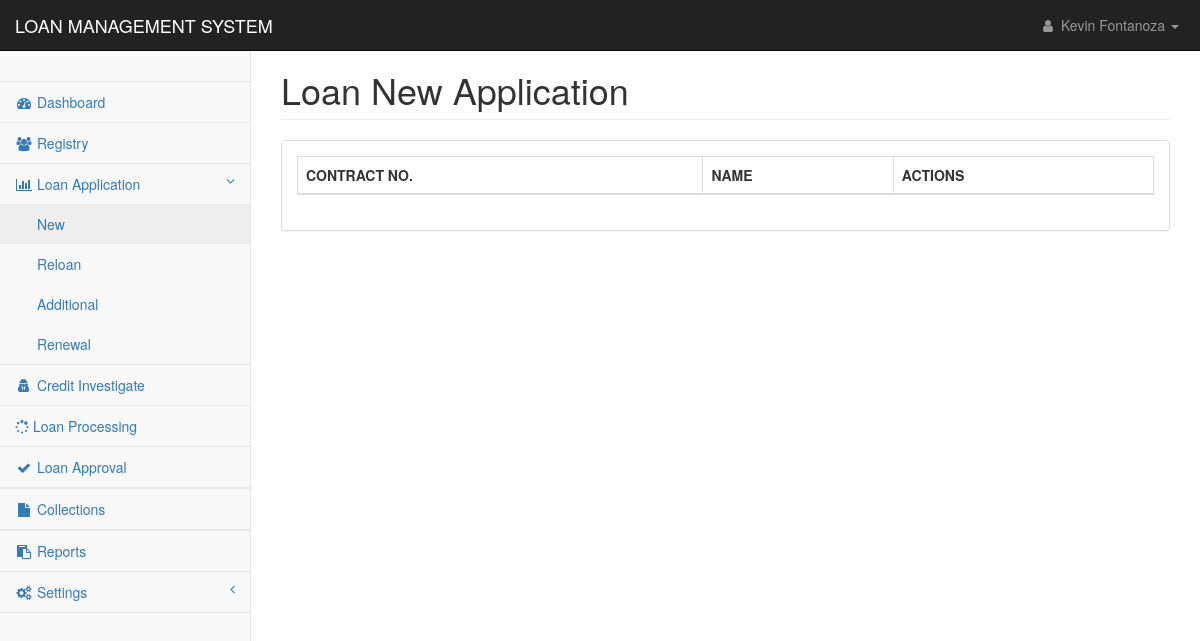
/pages/loan_application_new.php (signed in), run on an earlier commit of the app's database.
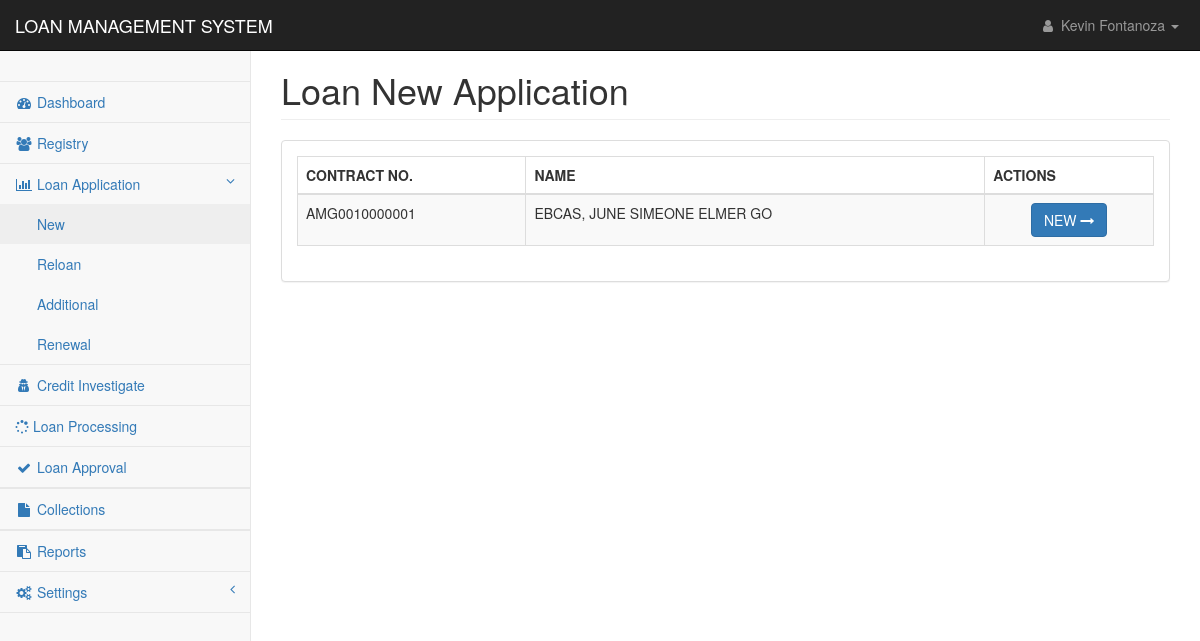
And on a later commit of the database.
### tables this page shows
CREATE TABLE `applicants_personal` (
  `applicant_id` int(11) NOT NULL,
  `applicant_code` text NOT NULL,
  `firstname` text NOT NULL,
  `middlename` text NOT NULL,
  `lastname` text NOT NULL,
  `suffix` text NOT NULL,
  `nickname` text NOT NULL,
  `age` text NOT NULL,
  `gender` text NOT NULL,
  `contact1` text NOT NULL,
  `mstatus` text NOT NULL,
  `dob1` date NOT NULL,
  `pob1` text NOT NULL,
  `block1` text NOT NULL,
  `street1` text NOT NULL,
  `phase1` text NOT NULL,
  `brgy1` text NOT NULL,
  `city1` text NOT NULL,
  `province1` text NOT NULL,
  `map_url` text NOT NULL,
  `residence1` text NOT NULL,
  `lwith1` text NOT NULL,
  `block2` text NOT NULL,
  `street2` text NOT NULL,
  `phase2` text NOT NULL,
  `brgy2` text NOT NULL,
  `city2` text NOT NULL,
  `province2` text NOT NULL,
  `residence2` text NOT NULL,
  `lwith2` text NOT NULL,
  `mothername` text NOT NULL,
  `mothercon` text NOT NULL,
  `fathername` text NOT NULL,
  `fathercon` text NOT NULL,
  `file` text NOT NULL,
  `date_encoded` date NOT NULL
);

### pages/mvc/controller/class-autoload.cont.php (called while the page is built, shortened)
<?php
function myAutoLoader($className){
    $url = $_SERVER['HTTP_HOST'].$_SERVER['REQUEST_URI'];
    if(strpos($url, 'controller') !== false){
        $path = "../model/";
    }else{
        $path = "mvc/model/";
    }
    $extension = ".mod.php";
    $fullPath = $path . $className . $extension;
}

### pages/mvc/model/dbcon.mod.php (called while the page is built)
<?php
Class DbCon {
	Private $host = "localhost";
	Private $user = "root";
	Private $pwd = "";
	Private $dbName = "amigo";
	Protected function connect(){
		$dsn = 'mysql:host=' . $this->host . ';dbname=' . $this->dbName;
		$pdo = new PDO($dsn, $this->user, $this->pwd);
		$pdo->setAttribute(PDO::ATTR_DEFAULT_FETCH_MODE, PDO::FETCH_ASSOC);
		return $pdo;
    }
}

### pages/mvc/model/loan.mod.php (called while the page is built, shortened)
<?php
class Loan extends DbCon {
    private $clientID;
    public $incomeEarning;
    public function __construct(String $id){
        $sql = "SELECT e_status, other_source, monthly_salary, loan FROM applicants_work WHERE applicant_code= ?";
        $stmt = $this->connect()->prepare($sql);
        $stmt->execute([$id]);
        $result = $stmt->fetch();
        $this->clientID = $id;
        $this->incomeSourceFlag = $result['other_source']??null;
        if($this->incomeSourceFlag > 0 ){
            $this->incomeEarning = 'Multiple';
        }else{
            $this->incomeEarning = 'Single';
        }
        ($this->incomeEarning == 'Single') ?  $this->clientSukli = $this->sukli('single') : $this->clientSukli = $this->sukli('multiple');
        $this->tempExp = $result['loan']??null;
        $this->tempExp = explode('-', $this->tempExp);
        $this->getBorrowingCount();
        $this->getBorrowingCount();
        $this->getBorrowingSum();
        $this->getSukli();
        $this->getBorrowCount();
        $this->getRenewalBasesInfo();
    }
    public function getSukli(){
        $sql = "SELECT SUM(monthly_amortization) FROM loan_applications WHERE paid=0 AND client_id=?";
        $stmt = $this->connect()->prepare($sql);
        $stmt->execute([$this->clientID]);
        $result = $stmt->fetchColumn();
    }
    public function getBorrowingCount(){
        $sql = "SELECT COUNT(client_id) FROM loan_applications WHERE paid=1 AND client_id=?";
        $stmt = $this->connect()->prepare($sql);
        $stmt->execute([$this->clientID]);
        $result = $stmt->fetchColumn();
    }
    public function getBorrowCount(){
        $sql = "SELECT COUNT(client_id) FROM loan_applications WHERE client_id=?";
        $stmt = $this->connect()->prepare($sql);
        $stmt->execute([$this->clientID]);
        $result = $stmt->fetchColumn();
    }
    public function getBorrowingSum(){
        $sql = "SELECT SUM(monthly_amortization) FROM loan_applications WHERE paid=0 AND client_id=?";
        $stmt = $this->connect()->prepare($sql);
        $stmt->execute([$this->clientID]);
        $result = $stmt->fetchColumn();
    }
    public function sukli($sukli){
        $sql = "SELECT sukli_amount FROM sukli WHERE sukli_name = ?";
        $stmt = $this->connect()->prepare($sql);
        $stmt->execute([$sukli]);
        $result = $stmt->fetchColumn();
        return $result;
    }
    public function getRenewalBasesInfo(){
        $sql = "SELECT contract_no, loan_amount FROM loan_applications WHERE paid=0 AND client_id = ?";
        $stmt = $this->connect()->prepare($sql);
        $stmt->execute([$this->clientID]);
        $result = $stmt->fetch();
    }
    public function getOutstandingBalance(){
        $sql = "SELECT SUM(amount) FROM payments WHERE contract_no = ?";
    }
}

### pages/loan_application_new.php (the view, shortened to what the changed rows need)
<?php
include('../config/conn.php');
include 'mvc/controller/class-autoload.cont.php';
?>
<!DOCTYPE html>
<html lang="en">
<head>
    <link href="../css/bootstrap.min.css" rel="stylesheet">
    <link href="../css/metisMenu.min.css" rel="stylesheet">
    <link href="../css/dataTables/dataTables.bootstrap.css" rel="stylesheet">
    <link href="../css/dataTables/dataTables.responsive.css" rel="stylesheet">
    <link href="../css/startmin.css" rel="stylesheet">
    <link href="../css/font-awesome.min.css" rel="stylesheet" type="text/css">
</head>
<body>
    <div id="wrapper">
        <?php include('nav.php');?>
        <div id="page-wrapper">
            <div class="container-fluid">
                <div class="row">
                    <div class="col-lg-12">
                        <h1 class="page-header">Loan New Application</h1>
                    </div>
                </div>
                <div class="row">
                    <div class="col-lg-12">
                        <div class="panel panel-default">
                            <div class="panel-body">
                                <div class="table-responsive">
                                    <table class="table table-striped table-bordered table-hover"
                                        id="dataTables-example">
                                        <thead>
                                            <tr>
                                                <th>CONTRACT NO.</th>
                                                <th>NAME</th>
                                                <th>ACTIONS</th>
                                            </tr>
                                        </thead>
                                        <tbody>
                                            <?php
                                                $sql = "SELECT * FROM applicants_personal ORDER BY lastname ASC";
                                                $res = mysqli_query($con,$sql);
                                                    if(mysqli_num_rows($res) > 0){
                                                        while($row = mysqli_fetch_assoc($res)) {
                                                        $name = $row['lastname'].', '.$row['firstname'].' '.$row['middlename'];
                                                        $cid = $row['applicant_code'];
                                                        $loan = new Loan(strval($cid));
                                                        if($loan->checkIfExistInLoanApplicaiton == ""){
                                                        ?>
                                            <tr class="odd gradeX">
                                                <td><?php echo $row['applicant_code'];?></td>
                                                <td><?php echo $name?></td>
                                                <td style="text-align:center">
                                                    <div class="tooltip-demo">
                                                        <button type="button" class="btn btn-primary btn-sml"
                                                            data-toggle="modal"
                                                            data-target="#myModal_<?php echo $cid?>">
                                                            NEW <i class="fa fa-long-arrow-right" aria-hidden="true"
                                                                title="Copy to use save"></i>
                                                        </button>
                                                        <?php
                                                            }
                                                        ?>
                                                    </div>
                                                </td>
                                            </tr>
                                            <?php
                                                }
                                            }
                                            ?>
                                        </tbody>
                                    </table>
                                </div>
                            </div>
                        </div>
                    </div>
                </div>
            </div>
        </div>
    </div>
</body>
</html>

### pages/nav.php (shortened to what the changed rows need)
<nav class="navbar navbar-inverse navbar-fixed-top" role="navigation">
    <div class="navbar-header">
        <a class="navbar-brand" href="index.php">LOAN MANAGEMENT SYSTEM</a>
    </div>
</nav>

What changed in the data, as far as the page shows it:
added applicants_personal: applicant_code "AMG0010000001", name "EBCAS, JUNE SIMEONE ELMER GO"
